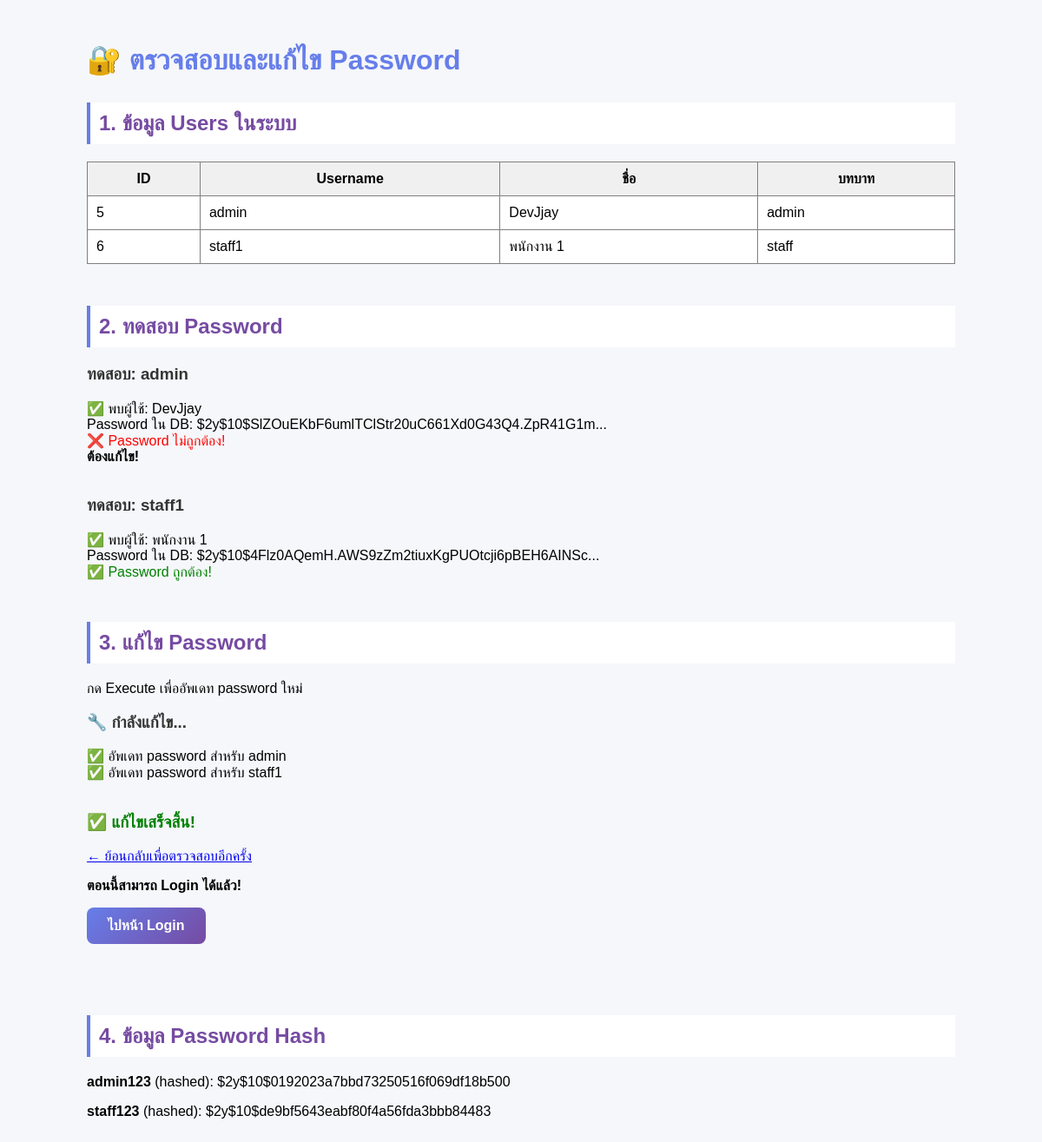
Page /fix-password.php?fix=1 on the committed database.
### tables this page shows
CREATE TABLE users (
    user_id INTEGER PRIMARY KEY AUTOINCREMENT,
    username TEXT UNIQUE NOT NULL,
    password TEXT NOT NULL,
    full_name TEXT NOT NULL,
    email TEXT,
    role TEXT DEFAULT 'staff' CHECK(role IN ('admin', 'staff')),
    created_at DATETIME DEFAULT CURRENT_TIMESTAMP,
    last_login DATETIME,
    is_active INTEGER DEFAULT 1
, avatar TEXT, phone TEXT, department TEXT);

### fix-password.php (the view, shortened to what this page needs)
<?php
echo "<h1>🔐 ตรวจสอบและแก้ไข Password</h1>";
$db = Database::getInstance();
echo "<h2>1. ข้อมูล Users ในระบบ</h2>";
$result = $db->query("SELECT user_id, username, full_name, role FROM users");
echo "<table border='1' cellpadding='10' style='border-collapse: collapse;'>";
echo "<tr style='background: #f0f0f0;'>";
echo "<th>ID</th><th>Username</th><th>ชื่อ</th><th>บทบาท</th>";
echo "</tr>";
while ($row = $result->fetchArray(SQLITE3_ASSOC)) {
    echo "<tr>";
    echo "<td>" . $row['user_id'] . "</td>";
    echo "<td>" . $row['username'] . "</td>";
    echo "<td>" . $row['full_name'] . "</td>";
    echo "<td>" . $row['role'] . "</td>";
    echo "</tr>";
}
echo "</table><br>";
echo "<h2>2. ทดสอบ Password</h2>";
$test_passwords = [
    'admin' => 'admin123',
    'staff1' => 'staff123'
];
foreach ($test_passwords as $username => $password) {
    echo "<h3>ทดสอบ: $username</h3>";
    $stmt = $db->prepare("SELECT * FROM users WHERE username = :username");
    $stmt->bindValue(':username', $username, SQLITE3_TEXT);
    $result = $stmt->execute();
    $user = $result->fetchArray(SQLITE3_ASSOC);
    if ($user) {
        echo "✅ พบผู้ใช้: " . $user['full_name'] . "<br>";
        echo "Password ใน DB: " . substr($user['password'], 0, 50) . "...<br>";
        if (password_verify($password, $user['password'])) {
            echo "<span style='color: green;'>✅ Password ถูกต้อง!</span><br>";
        } else {
            echo "<span style='color: red;'>❌ Password ไม่ถูกต้อง!</span><br>";
            echo "<strong>ต้องแก้ไข!</strong><br>";
        }
    } else {
        echo "<span style='color: red;'>❌ ไม่พบผู้ใช้นี้</span><br>";
    }
}
echo "<h2>3. แก้ไข Password</h2>";
echo "<p>กด Execute เพื่ออัพเดท password ใหม่</p>";
if (isset($_GET['fix'])) {
    echo "<h3>🔧 กำลังแก้ไข...</h3>";
    echo "✅ อัพเดท password สำหรับ admin<br>";
    echo "✅ อัพเดท password สำหรับ staff1<br>";
    echo "<br><h3 style='color: green;'>✅ แก้ไขเสร็จสิ้น!</h3>";
    echo "<p><a href='?'>← ย้อนกลับเพื่อตรวจสอบอีกครั้ง</a></p>";
    echo "<p><strong>ตอนนี้สามารถ Login ได้แล้ว!</strong></p>";
    echo "<p><a href='auth/login.php' style='display: inline-block; padding: 12px 24px; background: linear-gradient(135deg, #667eea 0%, #764ba2 100%); color: white; text-decoration: none; border-radius: 8px; font-weight: 600;'>ไปหน้า Login</a></p>";
} else {
    echo "<a href='?fix=1' style='display: inline-block; padding: 12px 24px; background: #f59e0b; color: white; text-decoration: none; border-radius: 8px; font-weight: 600;'>🔧 Execute - แก้ไข Password</a>";
}
echo "<h2>4. ข้อมูล Password Hash</h2>";
echo "<p><strong>admin123</strong> (hashed): " . password_hash('admin123', PASSWORD_DEFAULT) . "</p>";
echo "<p><strong>staff123</strong> (hashed): " . password_hash('staff123', PASSWORD_DEFAULT) . "</p>";
?>

### fix-password.php (style rules this page uses)
h1 { color: #667eea; }
h2 { color: #764ba2; margin-top: 30px; padding: 10px; background: white; border-left: 4px solid #667eea; }
h3 { color: #333; }
table { background: white; width: 100%; }

### rows in the picture
users: user_id "5", username "admin", full_name "DevJjay", role "admin", password "$2y$10$SlZOuEKbF6umlTClStr20uC661Xd0G43Q4.ZpR41G1m", shows "❌ Password ไม่ถูกต้อง!"
users: user_id "6", username "staff1", full_name "พนักงาน 1", role "staff", password "$2y$10$4Flz0AQemH.AWS9zZm2tiuxKgPUOtcji6pBEH6AINSc", shows "✅ Password ถูกต้อง!"

### other values in the picture
password_hash('admin123', PASSWORD_DEFAULT) "$2y$10$0192023a7bbd73250516f069df18b500"
password_hash('staff123', PASSWORD_DEFAULT) "$2y$10$de9bf5643eabf80f4a56fda3bbb84483"
